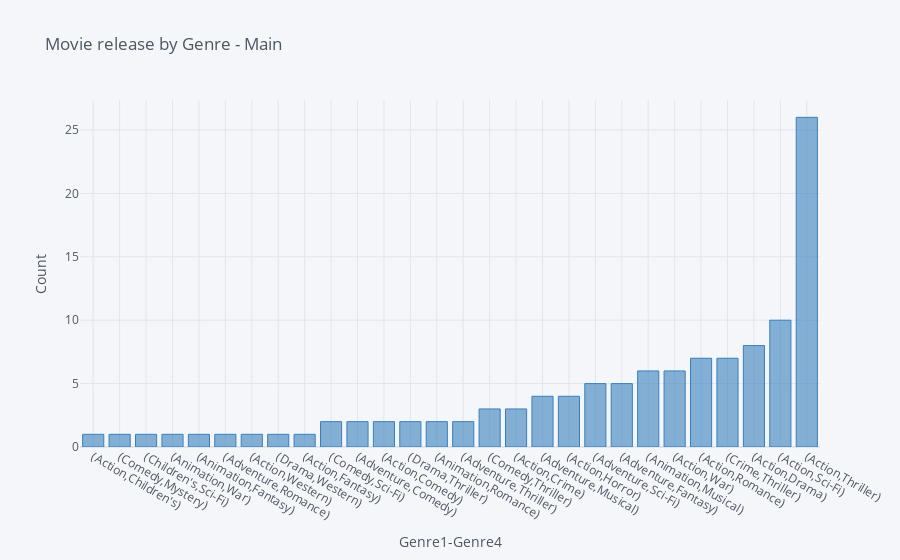

The notebook cell saved with this chart:
### Code cell
# Note, we can cobine any or all of the sub-genres
df.groupby(['Genre_1','Genre_4'])['Title'].nunique().sort_values().iplot(kind = 'bar', 
                                                       color = 'blue', 
                                                       title = 'Movie release by Genre - Main', 
                                                        xTitle = 'Genre1-Genre4',
                                                        yTitle = 'Count')
# And so on.

### Figure 1 — Plotly figure (JSON) as saved in the notebook; plotly's stock layout.template omitted (floating-point values rounded to 4 significant figures)
{"data": [{"marker": {"color": "rgba(55, 128, 191, 0.6)", "line": {"color": "rgba(55, 128, 191, 1.0)", "width": 1}}, "name": "Title", "orientation": "v", "text": "", "type": "bar", "x": ["(Action,Children's)", "(Comedy,Mystery)", "(Children's,Sci-Fi)", "(Animation,War)", "(Animation,Fantasy)", "(Adventure,Romance)", "(Action,Western)", "(Drama,Western)", "(Action,Fantasy)", "(Comedy,Sci-Fi)", "(Adventure,Comedy)", "(Action,Comedy)", "(Drama,Thriller)", "(Animation,Romance)", "(Adventure,Thriller)", "(Comedy,Thriller)", "(Action,Crime)", "(Adventure,Musical)", "(Action,Horror)", "(Adventure,Sci-Fi)", "(Adventure,Fantasy)", "(Animation,Musical)", "(Action,War)", "(Action,Romance)", "(Crime,Thriller)", "(Action,Drama)", "(Action,Sci-Fi)", "(Action,Thriller)"], "y": [1, 1, 1, 1, 1, 1, 1, 1, 1, 2, 2, 2, 2, 2, 2, 3, 3, 4, 4, 5, 5, 6, 6, 7, 7, 8, 10, 26]}], "layout": {"legend": {"bgcolor": "#F5F6F9", "font": {"color": "#4D5663"}}, "paper_bgcolor": "#F5F6F9", "plot_bgcolor": "#F5F6F9", "title": {"font": {"color": "#4D5663"}, "text": "Movie release by Genre - Main"}, "xaxis": {"gridcolor": "#E1E5ED", "showgrid": true, "tickfont": {"color": "#4D5663"}, "title": {"font": {"color": "#4D5663"}, "text": "Genre1-Genre4"}, "zerolinecolor": "#E1E5ED"}, "yaxis": {"gridcolor": "#E1E5ED", "showgrid": true, "tickfont": {"color": "#4D5663"}, "title": {"font": {"color": "#4D5663"}, "text": "Count"}, "zerolinecolor": "#E1E5ED"}}}
